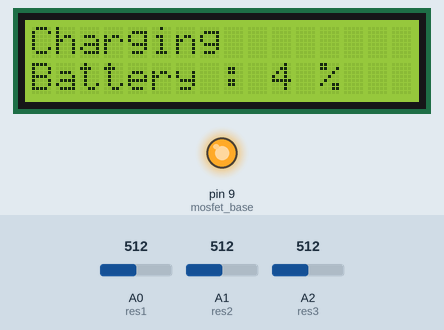
This sketch was run on a simulated Arduino Uno, built with avr-gcc and run on an emulated ATmega328P. Parts: 16×2 character LCD, output pins drawn as LEDs (lit = HIGH). The test bench sets the inputs (shaded band); at power-on: A2 (res3) = 512, A1 (res2) = 512, A0 (res1) = 512. What the sketch prints to the serial monitor is not drawn.

Above: at 4.2 s.
4.3 s: A2 (res3) set to 0
At 6.1 s:
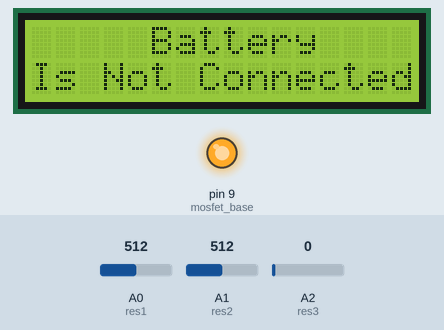
6.7 s: A1 (res2) set to 522
At 8.3 s:
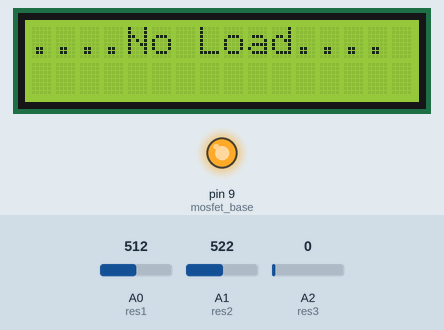
8.7 s: A0 (res1) set to 477
At 10.2 s:
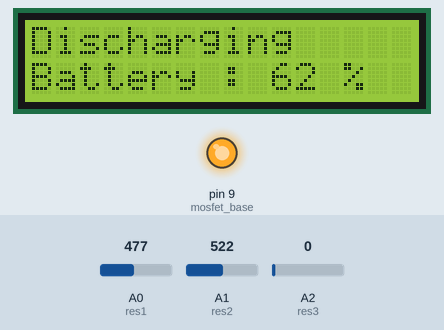
12.9 s: A1 (res2) set to 107
At 14.2 s:
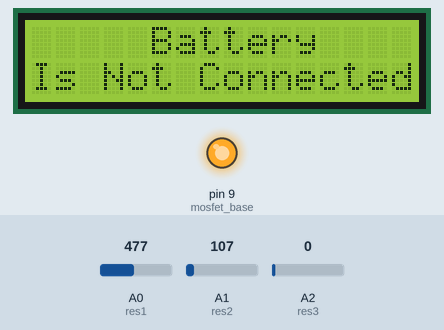
15.1 s: A1 (res2) set to 89
16.6 s: A0 (res1) set to 0
At 20.0 s:
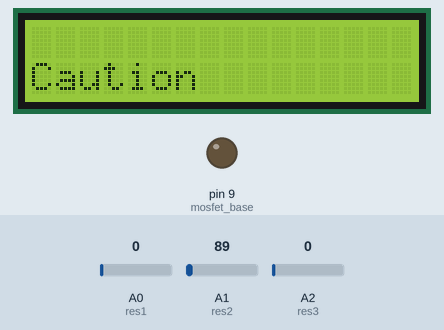
Timing chart, 0 to 21.5 s (numbered marks = the images above; inputs shaded):
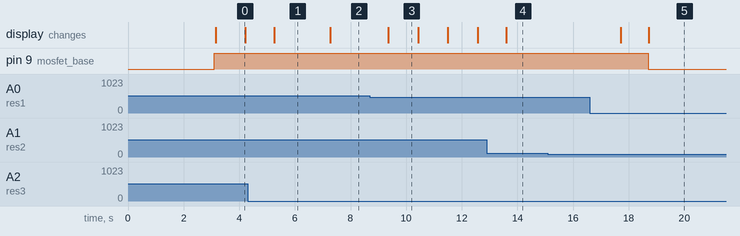

Measured:
- the behaviour switches between 512 and 513 on A1 (res2) (found by bisection; images 1 and 2)
- the behaviour switches between 496 and 495 on A0 (res1) (found by bisection; images 2 and 3)
- after the input at 4.3 s, the display: changes after 0.96 s (image 1)
- after the input at 6.7 s, the display: changes after 0.57 s (image 2)
- after the input at 8.7 s, the display: changes after 0.66 s (image 3)
- after the input at 12.9 s, the display: changes after 0.70 s (image 4)
- after the input at 16.6 s, pin 9 (mosfet_base): HIGH → LOW after 2.1 s; the display: first changes after 1.1 s (image 5 shows a later state)

The sketch:

project_code.ino
```cpp
#include <Wire.h>
#include <LiquidCrystal_I2C.h>

#define mosfet_base 9
#define res1 A0
#define res2 A1
#define res3 A2

float v1;
float v2;
float v3;
boolean discharging =false;
int count=0;
int count1=0;
boolean charged=false;
LiquidCrystal_I2C lcd(0x27, 16, 2);
void setup() {
  Serial.begin(9600);
  pinMode(mosfet_base,OUTPUT);
  pinMode(res1,INPUT);
  pinMode(res2,INPUT);
  pinMode(res3,INPUT);
  lcd.begin();
  lcd.setCursor(0,0);
  lcd.print(" BATTERY CHARGER ");
  lcd.setCursor(0,1);
  lcd.print(" AND DISCHARGER! ");
  delay(3000);
  // put your setup code here, to run once:

}

void loop() {
  // put your main code here, to run repeatedly:
  battery();
  //delay(100);
  Serial.println("##############");
}
```

battery.ino
```cpp
void battery(){
  v1=((float(analogRead(res1))/1024)*5)*6.9/3.6;
  v2=((float(analogRead(res2))/1024)*5)*6.9/3.6;
  v3=((float(analogRead(res3))/1024)*5)*4.6/2.6;
  float percentage=(v2-v3)*100/9;
  if(charged and!(v1-v2<0 and (v1-v2)/10<-0.025)){
    lcd.clear();
    Serial.println("charged");
    lcd.setCursor(0,0);
    lcd.print("....Charged....");
    delay(1000);
    return;
    }

  if(discharging and percentage<10){
    analogWrite(mosfet_base,0);
    lcd.clear();
    Serial.println("Caution");
    lcd.setCursor(0,1);
    lcd.print("Caution");
    return ;
    }
  if(percentage>=95 and (v1-v2)/10>0.025 ){
    analogWrite(mosfet_base,0);
    Serial.println("charged");
    lcd.clear();
    lcd.setCursor(0,0);
    lcd.print("....Charged....");
    delay(1000);
    charged=true;
    return;
    }
  if (v1-v2<0 and (v1-v2)/10<-0.025 ){
    analogWrite(mosfet_base,255);
    Serial.println("discharging to the load");
    Serial.print("battery percentage:");
    Serial.print((v2-v3)*100/9);
    Serial.println("%");
    Serial.print("current through the battery:");
    Serial.println((v1-v2)/10);
    discharging=true;
    charged=false;
    lcd.clear();
    lcd.setCursor(0,0);
    lcd.print("Discharging");
    for(int i=0;i<count;i++){
      lcd.print(".");
      }
    if(count==6){
      count=0;
      }else{
        count=count+1;
        }
     lcd.setCursor(0,1);
     lcd.print("Battery : ");
     lcd.print(int(((v2-v3)*100/9)+8));
     lcd.print(" %");
     delay(1000);
    return;
    }
  if(v1-v2<0){
    lcd.clear();
    lcd.setCursor(0,0);
    lcd.print("....No Load....");
    delay(1000);
    return;
    }
  if(v2-v3<=9 && v1!=0 && v2!=0 && v3!=0){
    analogWrite(mosfet_base,255);
    Serial.println("charging");
    Serial.print("battery voltage:");
    Serial.println(v2-v3);
    Serial.print("current through the battery:");
    Serial.println((v1-v2)/10);
    Serial.print("battery percentage:");
    Serial.print((v2-v3)*100/9);
    Serial.println("%");

    lcd.clear();
    lcd.setCursor(0,0);
    lcd.print("Charging");
    for(int i=0;i<count1;i++){
      lcd.print(".");
      }
    if(count1==9){
      count1=0;
      }else{
        count1=count1+1;
        }
    /*lcd.setCursor(0,1);
    lcd.print("Vol:");
    lcd.print(v2-v3);
    lcd.print("V");

    lcd.print("I:");
    lcd.print((v1-v2)/10);*/
    lcd.setCursor(0,1);
    lcd.print("Battery : ");
    lcd.print(int((v2-v3)*100/9));
    lcd.print(" %");
    delay(1000);
    discharging=false;
    return;
    }
  if(v3==0){
    Serial.println("battery is not connected");
    lcd.clear();
    discharging=false;
    charged=false;
    lcd.setCursor(0,0);
    lcd.print("     Battery      ");
    lcd.setCursor(0,1);
    lcd.print("Is Not Connected");
    delay(2000);
    return ;
    }
  }
```
